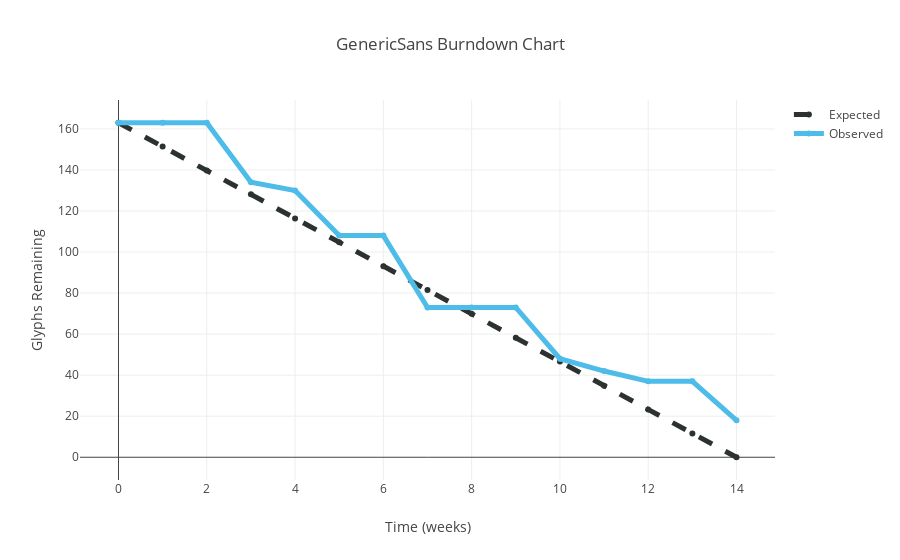

Notebook cell for this chart:
### Markdown cell above
## Schedule Performance

### Current Milestone

**Title**: [milestone title]

**Associated Documentation**: [URL]

### Code cell
bd_x = ["0", "1", "2", "3", "4", "5", "6", "7", "8", "9", "10", "11", "12", "13", "14"]
bd_y1 = ["163.0", "151.4", "139.7", "128.1", "116.4", "104.8", "93.1", "81.5", "69.9", "58.2", "46.6", "34.9", "23.3", "11.6", "0.0"]
bd_y2 = ["163", "163", "163", "134", "130", "108", "108", "73", "73", "73", "48", "42", "37", "37", "18"]

color_orange = "rgb(205,12,24)"
color_red = "rgb(188,1,0)"
color_green = "rgb(209,231,81)"
color_blue = "rgb(77,188,233)"
color_dkgrey = "rgb(44,50,48)"

trace1 = go.Scatter(
    x = bd_x,
    y = bd_y1,
    name = "Expected",
    line = dict(
        color = (color_dkgrey),
        width = 5,
        dash = 'dash'
    )
)

trace2 = go.Scatter (
    x = bd_x,
    y = bd_y2,
    name = "Observed",
    line = dict(
        color = (color_blue),
        width = 5,
    )
)

data = [trace1, trace2]

layout = dict(title = 'GenericSans Burndown Chart',
              xaxis = dict(title = 'Time (weeks)'),
              yaxis = dict(title = 'Glyphs Remaining'),
              )

fig = dict(data=data, layout=layout)

plotly.offline.iplot(fig)

### Figure 1 — Plotly figure (JSON) as saved in the notebook; plotly's stock layout.template omitted (floating-point values rounded to 4 significant figures)
{"data": [{"line": {"color": "rgb(44,50,48)", "dash": "dash", "width": 5}, "name": "Expected", "type": "scatter", "uid": "79f95ae9-0d9d-476a-b830-be684159f1dc", "x": ["0", "1", "2", "3", "4", "5", "6", "7", "8", "9", "10", "11", "12", "13", "14"], "y": ["163.0", "151.4", "139.7", "128.1", "116.4", "104.8", "93.1", "81.5", "69.9", "58.2", "46.6", "34.9", "23.3", "11.6", "0.0"]}, {"line": {"color": "rgb(77,188,233)", "width": 5}, "name": "Observed", "type": "scatter", "uid": "21205a04-09ce-42fa-9cda-036a13796973", "x": ["0", "1", "2", "3", "4", "5", "6", "7", "8", "9", "10", "11", "12", "13", "14"], "y": ["163", "163", "163", "134", "130", "108", "108", "73", "73", "73", "48", "42", "37", "37", "18"]}], "layout": {"title": {"text": "GenericSans Burndown Chart"}, "xaxis": {"title": {"text": "Time (weeks)"}}, "yaxis": {"title": {"text": "Glyphs Remaining"}}}}
